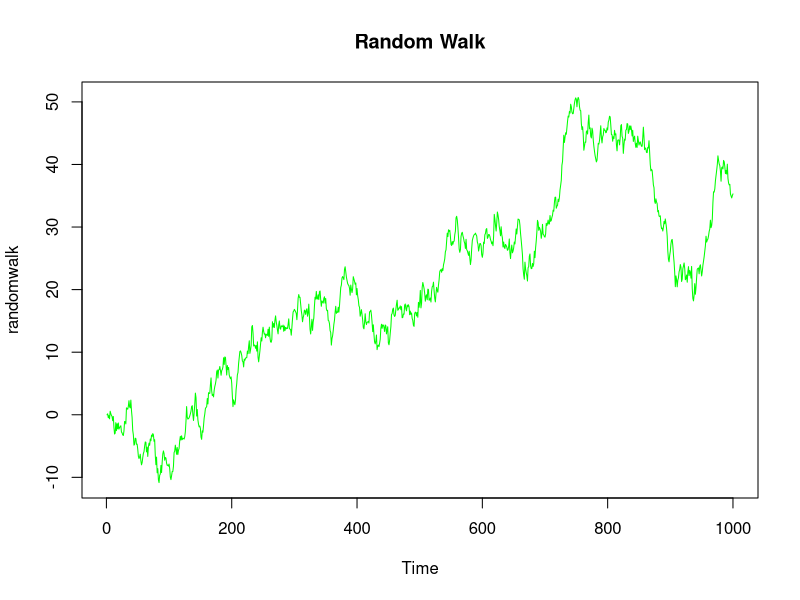
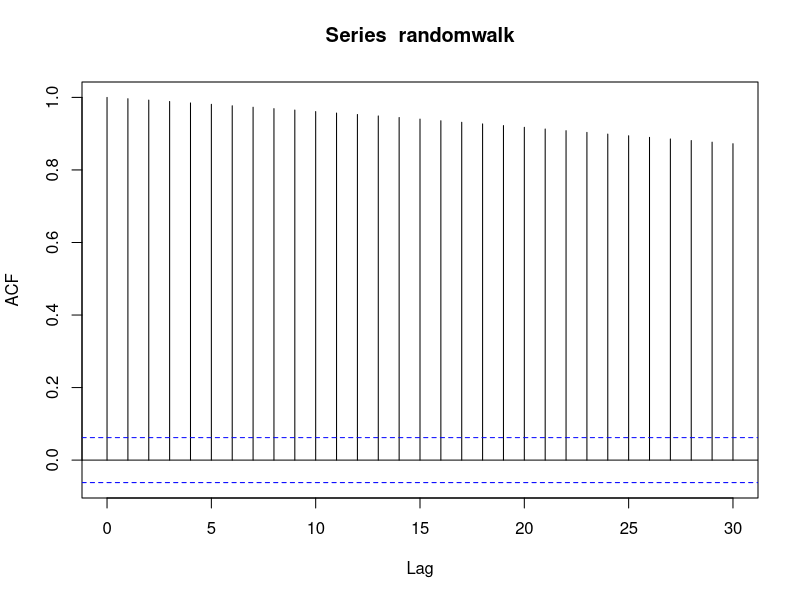

The R script that drew these images, in order:
## ---- chunk 1
knitr::opts_chunk$set(echo = TRUE)
## ---- chunk 2
### Random Walk
#if {Xt} is random wlak with {Xt-1} + Zt where Zt ~N(0,1) t=2:1000
# Xt = Xt-1 + Zt

# generate the function 
x=NULL
x[1]=0 # since X1 = 0
for(i in 2:1000){
  x[i]= x[i-1] +rnorm(1)
}
## ---- chunk 3
#put x to be time series and plot
randomwalk <- ts(x)
plot(randomwalk, main = "Random Walk", col= "green")
## ---- chunk 4
#plot the acf function
acf(randomwalk) # as you can see ACF slowly decay and tells it's non-stationary
